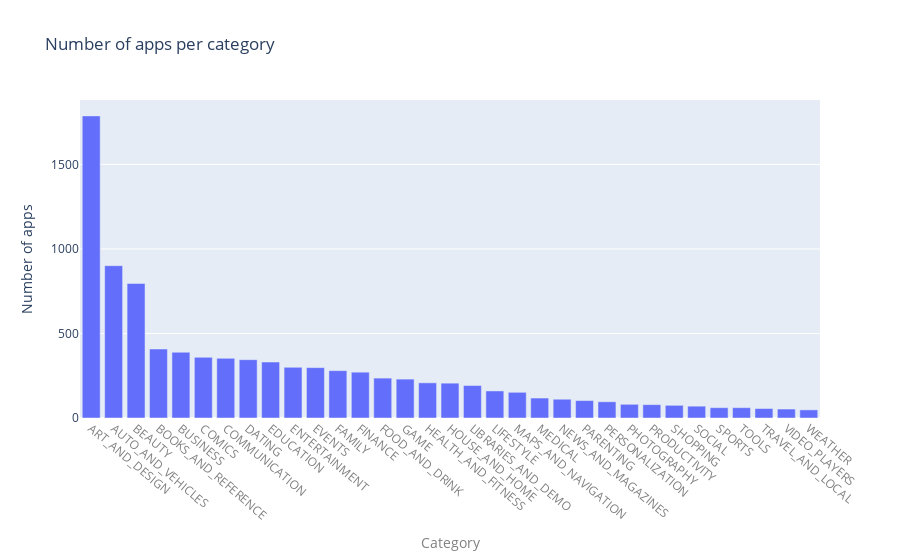

The notebook cell this image was saved under:
### Markdown cell above
We can see that there are 33 unique app categories present in our dataset. Family and Game apps have the highest market prevalence. Interestingly, Tools, Business and Medical apps are also at the top. Lets create visualization to present the same.

### Code cell
# Trace1
trace1 = go.Bar(x=apps_with_categories.index, y=sorted_categories, name="Category")


# Layout
layout = go.Layout(
    title="Number of apps per category",
    xaxis=dict(title="Category", tickangle=40, color="gray"),
    yaxis=dict(title="Number of apps"),
)

# Data
data = [trace1]

# Figure
fig = go.Figure(data=data, layout=layout)
plotly.offline.iplot(fig)

### Figure 1 — Plotly figure (JSON) as saved in the notebook; plotly's stock layout.template omitted (floating-point values rounded to 4 significant figures)
{"data": [{"name": "Category", "type": "bar", "x": ["ART_AND_DESIGN", "AUTO_AND_VEHICLES", "BEAUTY", "BOOKS_AND_REFERENCE", "BUSINESS", "COMICS", "COMMUNICATION", "DATING", "EDUCATION", "ENTERTAINMENT", "EVENTS", "FAMILY", "FINANCE", "FOOD_AND_DRINK", "GAME", "HEALTH_AND_FITNESS", "HOUSE_AND_HOME", "LIBRARIES_AND_DEMO", "LIFESTYLE", "MAPS_AND_NAVIGATION", "MEDICAL", "NEWS_AND_MAGAZINES", "PARENTING", "PERSONALIZATION", "PHOTOGRAPHY", "PRODUCTIVITY", "SHOPPING", "SOCIAL", "SPORTS", "TOOLS", "TRAVEL_AND_LOCAL", "VIDEO_PLAYERS", "WEATHER"], "y": [1787, 901, 796, 408, 389, 359, 353, 345, 331, 300, 298, 280, 271, 236, 230, 208, 206, 192, 160, 152, 118, 111, 103, 96, 81, 79, 75, 70, 61, 61, 56, 53, 48]}], "layout": {"title": {"text": "Number of apps per category"}, "xaxis": {"autorange": true, "color": "gray", "range": [-0.5, 32.5], "tickangle": 40, "title": {"text": "Category"}, "type": "category"}, "yaxis": {"autorange": true, "range": [0, 1881.0], "title": {"text": "Number of apps"}, "type": "linear"}}}
